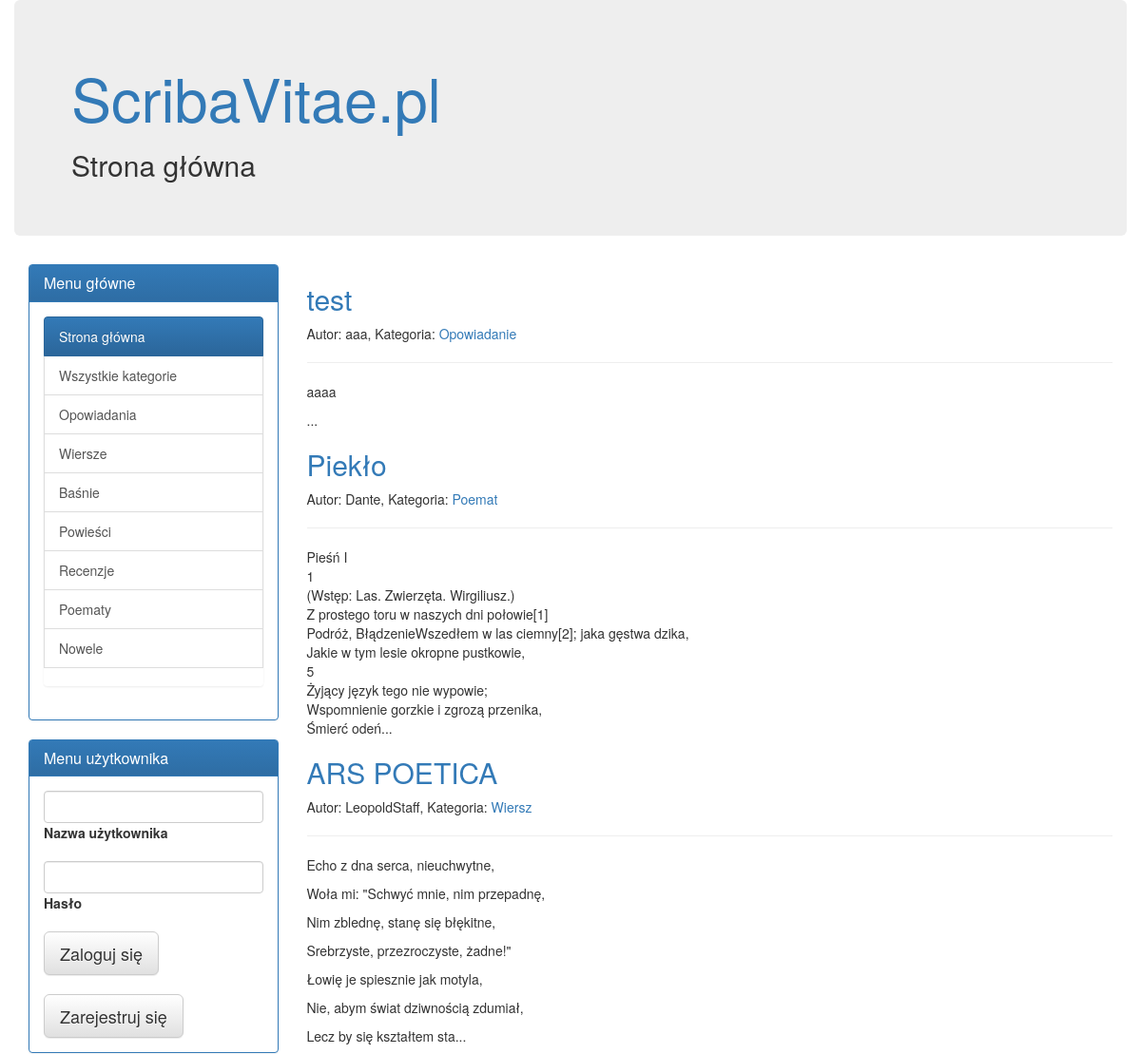
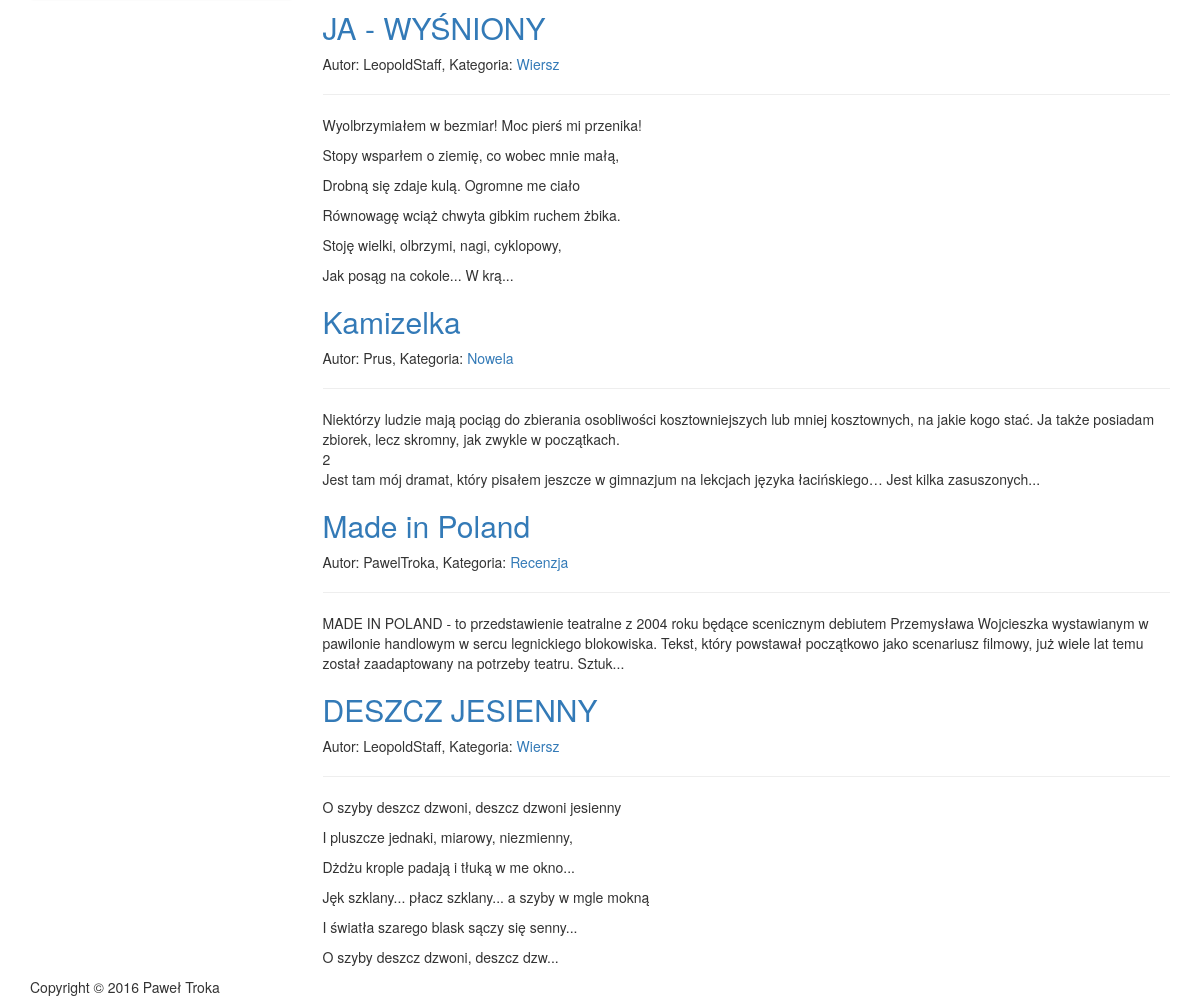
The page / on the database its author committed (2 pictures, top to bottom).
### ScribaVitae/models.py (models this page shows, shortened)
class LiteraryWork(models.Model):
    category = models.ForeignKey(Category, on_delete=models.CASCADE )
    title = models.CharField(max_length=200)
    content = models.TextField(max_length=1000000)
    author = models.ForeignKey(settings.AUTH_USER_MODEL,on_delete=models.CASCADE)
    dateAdded = models.DateTimeField('date published')

class Category(models.Model):
    name = models.CharField(max_length=200)
    def __str__(self):
        return self.name

### ScribaVitae/views.py (the view)
# urls.py: url(r'^$', views.index, name='index'),
@require_GET
def index(request):
    literaryWorks = LiteraryWork.objects.order_by('-dateAdded')
    return render(request,'index.html',{'literaryWorks' : literaryWorks})

### templates/index.html (shortened to what this page needs)
{% extends "base.html" %}
{% block title2 %}Strona główna{% endblock %}
{% block content %}
{% for literaryWork in literaryWorks.all %}
    <h2> <a href="{% url 'showLiteraryWork' literaryWork.id %}">{{ literaryWork.title }}</a></h2>
    <p>Autor: {{ literaryWork.author.username }}, Kategoria: <a href="{% url 'showCategory' literaryWork.category.id %}">{{ literaryWork.category }}</a></p>
    <hr />
    <p>{{    literaryWork.content|linebreaks|slice:":300" }}...</p>
{% endfor %}
{% endblock %}

### templates/base.html (shortened to what this page needs)
<!DOCTYPE html>
<html>
<head>
{% load staticfiles %}
<link rel="stylesheet" type="text/css" href="{% static 'style.css' %}" />
<link rel="stylesheet" href="https://maxcdn.bootstrapcdn.com/bootstrap/3.3.6/css/bootstrap.min.css">
<link rel="stylesheet" href="https://maxcdn.bootstrapcdn.com/bootstrap/3.3.6/css/bootstrap-theme.min.css">
</head>
<body>
<div class="container">
    <div class="row">
     <div class="jumbotron">
    <h1><a href="{% url 'index' %}">ScribaVitae.pl</a></h1>
    <h2>{% block title2 %}{% endblock %}</h2>
    </div>
        <div class="col-md-3">
                <div class="panel panel-primary">
  <div class="panel-heading"><h3 class="panel-title">Menu główne</h3></div>
  <div class="panel-body">
              <div class="list-group">
      <a class="list-group-item{% if request.resolver_match.url_name == "index" %} active{% endif %}" href="{% url 'index' %}">Strona główna</a>
      <a class="list-group-item{% if request.resolver_match.url_name == "listCategories" %} active{% endif %}" href="{% url 'listCategories' %}">Wszystkie kategorie</a>
              {% url 'showCategory' 1 as the_url %}
<a class="list-group-item{% if request.get_full_path == the_url  %} active{% endif %}" href="{% url 'showCategory' 1  %}">Opowiadania</a>
              {% url 'showCategory' 2 as the_url %}
      <a class="list-group-item{% if request.get_full_path == the_url %} active{% endif %}" href="{% url 'showCategory' 2  %}">Wiersze</a>
              {% url 'showCategory' 3 as the_url %}
      <a class="list-group-item{% if request.get_full_path == the_url %} active{% endif %}" href="{% url 'showCategory' 3  %}">Baśnie</a>
              {% url 'showCategory' 4 as the_url %}
         <a class="list-group-item{% if request.get_full_path == the_url %} active{% endif %}" href="{% url 'showCategory' 4  %}">Powieści</a>
                            {% url 'showCategory' 5 as the_url %}
         <a class="list-group-item{% if request.get_full_path == the_url %} active{% endif %}" href="{% url 'showCategory' 5  %}">Recenzje</a>
              {% url 'showCategory' 6 as the_url %}
         <a class="list-group-item{% if request.get_full_path == the_url %} active{% endif %}" href="{% url 'showCategory' 6  %}">Poematy</a>
                            {% url 'showCategory' 7 as the_url %}
         <a class="list-group-item{% if request.get_full_path == the_url %} active{% endif %}" href="{% url 'showCategory' 7  %}">Nowele</a><br />
</div>
  </div>
</div>
        <div class="panel panel-primary">
  <div class="panel-heading"><h3 class="panel-title">Menu użytkownika</h3></div>
  <div class="panel-body">
{% if user.is_authenticated %}
          <p>Witaj {{ user.username }}!</p>
    <a class="btn btn-default btn-md{% if request.resolver_match.url_name == "addLiteraryWork" %} active{% endif %}" href="{% url 'addLiteraryWork' %}">Dodaj utwór</a><br /><br />
    <a class="btn btn-default btn-md{% if request.resolver_match.url_name == "listMyLiteraryWorks" %} active{% endif %}" href="{% url 'listMyLiteraryWorks' %}">Moje utwory</a><br /><br />
    <a class="btn btn-default btn-md" href="{% url 'logOut' %}">Wyloguj się</a>
      {% else %}
          <form action="{% url 'logIn' %}" method="post" role="form">
               <div class="form-group">
            <input class="form-control" type="text" name="login" id="login" value="" />
            <label for="login">Nazwa użytkownika</label></div>
                    <div class="form-group">
                          <input class="form-control" type="password" name="password" id="password" value="" />
            <label for="password">Hasło</label>
                        </div>
    <button type="submit" class="btn btn-default  btn-lg">Zaloguj się</button><br /><br />
    </form>
          <a class="btn btn-default  btn-lg" href="{% url 'register' %}">Zarejestruj się</a><br />
      {% endif %}
  </div>
</div>
        </div>
        <div class="col-md-9">
        {% block content %}{% endblock %}
        </div>
    </div>
  <div>Copyright © 2016 Paweł Troka</div>
</div>
</body>
</html>

### rows shown on the page
LiteraryWork: title "test", author.username "aaa", category "Opowiadanie", content "aaaa"
LiteraryWork: title "Piekło", author.username "Dante", category "Poemat", content "Pieśń I 1 (Wstęp: Las. Zwierzęta. Wirgiliusz.) Z prostego toru w naszych dni połowie[1] Podróż, BłądzenieWszedłem w las ciemny[2]; jaka gęstwa dzika, Jakie w tym lesie okropne pustkowie, 5 Żyjący język tego nie wypowie; Wspomnienie gorzkie i zgrozą przenika, Śmierć odeń"
LiteraryWork: title "ARS POETICA", author.username "LeopoldStaff", category "Wiersz", content "Echo z dna serca, nieuchwytne, Woła mi: \"Schwyć mnie, nim przepadnę, Nim zblednę, stanę się błękitne, Srebrzyste, przezroczyste, żadne!\" Łowię je spiesznie jak motyla, Nie, abym świat dziwnością zdumiał, Lecz by się kształtem sta"
LiteraryWork: title "JA - WYŚNIONY", author.username "LeopoldStaff", category "Wiersz", content "Wyolbrzymiałem w bezmiar! Moc pierś mi przenika! Stopy wsparłem o ziemię, co wobec mnie małą, Drobną się zdaje kulą. Ogromne me ciało Równowagę wciąż chwyta gibkim ruchem żbika. Stoję wielki, olbrzymi, nagi, cyklopowy, Jak posąg na cokole... W krą"
LiteraryWork: title "Kamizelka", author.username "Prus", category "Nowela", content "Niektórzy ludzie mają pociąg do zbierania osobliwości kosztowniejszych lub mniej kosztownych, na jakie kogo stać. Ja także posiadam zbiorek, lecz skromny, jak zwykle w początkach. 2 Jest tam mój dramat, który pisałem jeszcze w gimnazjum na lekcjach języka łacińskiego… Jest kilka zasuszonych"
LiteraryWork: title "Made in Poland", author.username "PawelTroka", category "Recenzja", content "MADE IN POLAND - to przedstawienie teatralne z 2004 roku będące scenicznym debiutem Przemysława Wojcieszka wystawianym w pawilonie handlowym w sercu legnickiego blokowiska. Tekst, który powstawał początkowo jako scenariusz filmowy, już wiele lat temu został zaadaptowany na potrzeby teatru. Sztuk"
LiteraryWork: title "DESZCZ JESIENNY", author.username "LeopoldStaff", category "Wiersz", content "O szyby deszcz dzwoni, deszcz dzwoni jesienny I pluszcze jednaki, miarowy, niezmienny, Dżdżu krople padają i tłuką w me okno... Jęk szklany... płacz szklany... a szyby w mgle mokną I światła szarego blask sączy się senny... O szyby deszcz dzwoni, deszcz dzw"
